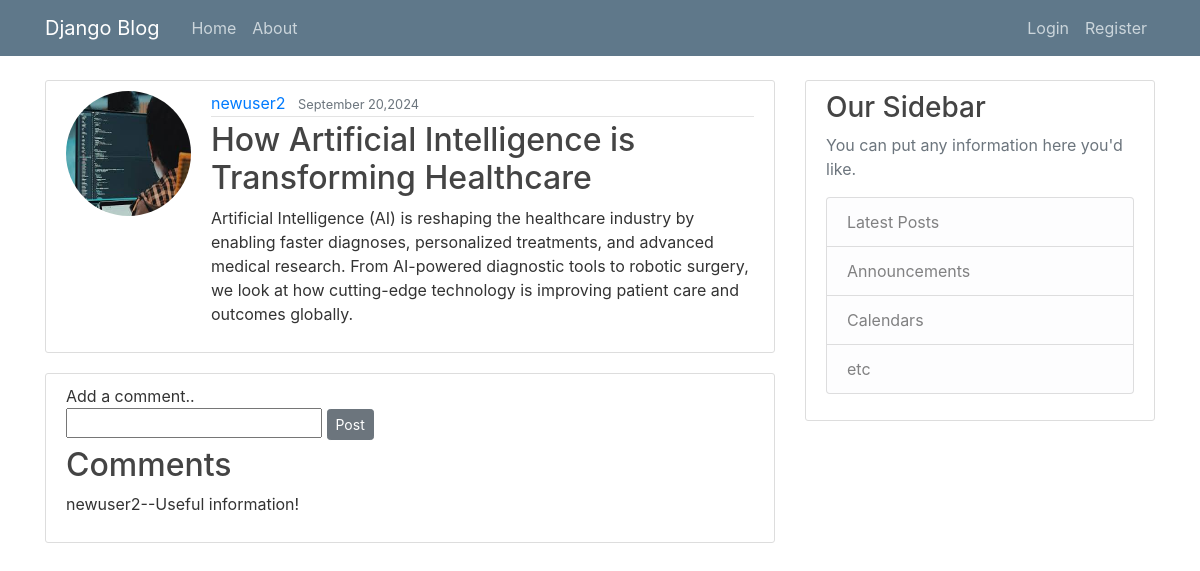
The page /31/detail/ on the database its author committed.
### blogapp/models.py (models this page shows, shortened)
class Post(models.Model):
    title=models.CharField(max_length=100)
    content=models.TextField()
    date_posted=models.DateTimeField(default=timezone.now) #when the post is created then its time will be saved
    author=models.ForeignKey(User,on_delete=models.CASCADE)

class Comment(models.Model):
    post=models.ForeignKey(Post,on_delete=models.CASCADE,related_name="comments")
    author=models.ForeignKey(User,on_delete=models.CASCADE)
    content=models.TextField()

### users/models.py (models this page shows, shortened)
class Profile(models.Model):
    user=models.OneToOneField(User,on_delete=models.CASCADE) #made one to one field because eac user can have only one profile
    image=models.ImageField(blank=True,null=True,upload_to='profile-pics',default='images.jpg')

### blogapp/views.py (the view)
# urls.py: path('<int:blog_id>/detail/',views.PostDetailView,name='blog-detail'),
def PostDetailView(request,blog_id):
    blog=get_object_or_404(Post,id=blog_id)
    comments=Comment.objects.filter(post=blog)
    return render(request,"blog/post_detail.html",{'blog':blog,'comments':comments})

### blogapp/templates/blog/post_detail.html (shortened to what this page needs)
{% extends "layout.html" %}
{% block content %}
        <article class="media content-section">
          <div class="media">
            <img class="rounded-circle account-img" src="{{ blog.author.profile.image.url }}">
            <div class="media-body">
              <div class="article-metadata">
                <a class="mr-2" href="#">{{ blog.author }}</a>
                <small class="text-muted">{{ blog.date_posted|date:"F d,Y" }}</small>
              </div>
              <h2 class="article-title" >{{ blog.title }}</h2>
              <p class="article-content">{{ blog.content }}</p>
            </div>
          </article>
          <article class="media content-section">
          <div>
          <form action="{% url 'comment' blog.id %}" method="POST">
          <label for="comment">Add a comment.. <br>
          <input type="text" name='comment' id='comment'></label>
          <button type="submit" class="btn btn-secondary btn-sm mt-1 mb-1 ">Post</button>
          </form>
          <h2 class="article-title">Comments</h2>
          {% for comment in comments  %}
          <p>{{ comment.author }}--{{ comment.content }}
          </p>
          {% endfor %}
          </div>
{% endblock content %}

### static/style.css (style rules this page uses)
body { background: white; color: #333333; margin-top: 5rem; }
h1, h2, h3, h4, h5, h6 { color: #444444; }
.content-section { background: #ffffff; padding: 10px 20px; border: 1px solid #dddddd; border-radius: 3px; margin-bottom: 20px; }
.article-title { color: #444444; }
.article-content { white-space: pre-line; }
.article-metadata { padding-bottom: 1px; margin-bottom: 4px; border-bottom: 1px solid #e3e3e3 }
.account-img { height: 125px; width: 125px; margin-right: 20px; margin-bottom: 16px; }

### rows shown on the page
Post: author.profile.image (picture), author "newuser2", date_posted "September 20,2024", title "How Artificial Intelligence is Transforming Healthcare", content "Artificial Intelligence (AI) is reshaping the healthcare industry by enabling faster diagnoses, personalized treatments, and advanced medical research. From AI-powered diagnostic tools to robotic surgery, we look at how cutting-edge technology is improving patient care and outcomes globally."
Comment: author "newuser2", content "Useful information!"
